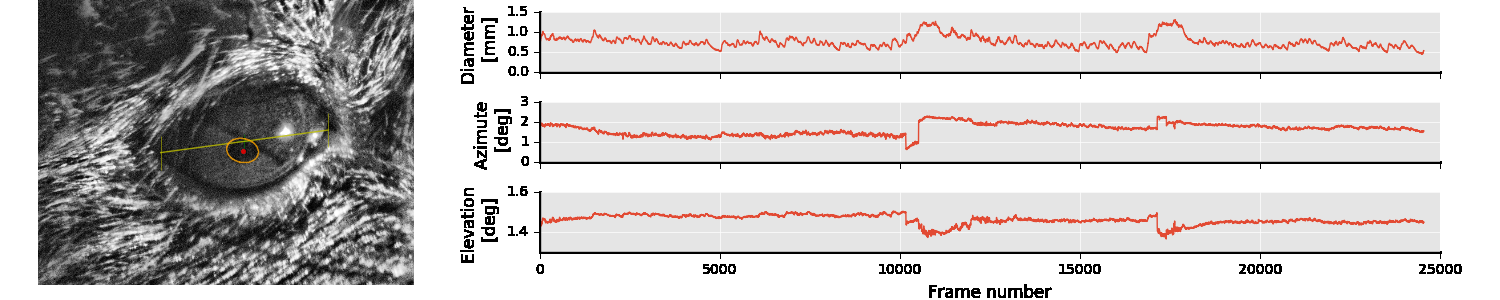
#> input picture images/mptrackerExample.png, 1500 x 300 px
$ python -i tracker.py   (imports and definitions only)   (older library calls are emulated)
#> lines starting #> are read from the running program, lines starting #| are printed output that depends on the picture; after the words box and inside, x2 and y2 are one past the last pixel; in counts of white or black regions, pixels touching at a corner belong together
### mptracker/utils.py
#! /usr/bin python
# Utilities for mptracker.
# Some of these are adapted from the Cox Lab EyeTracker.
# (https://github.com/coxlab/eyetracker)
# November 2016 - Joao Couto
from decord import VideoReader
import sys
import os
import numpy as np
import scipy.signal as signal
import cv2
from scipy.interpolate import interp1d

# [13 lines left out: functions cart2sph, sph2cart, not called in this run]

def adjust_gamma(image, gamma=1.0):
	# build a lookup table mapping the pixel values [0, 255] to
	# their adjusted gamma values
	invGamma = 1.0 / gamma
	table = np.array([((i / 255.0) ** invGamma) * 255
		for i in np.arange(0, 256)]).astype("uint8")

	# apply gamma correction using the lookup table
	return cv2.LUT(image, table)

# [20 lines left out: function computePupilDiameterFromEllipse, not called in this run]

def computeConversionFactor(ref,estimate = 6.0):
    return float(estimate)/np.sqrt(np.diff([ref[0][0],ref[1][0]])**2. + np.diff([ref[0][1],ref[1][1]])**2.)

# [23 lines left out: function convertPixelToEyeCoords, not called in this run]


def getEllipseMask(shape,ePos,eAxes,eAngles,dtype='uint8'):
    tmp = np.zeros(shape = shape,dtype=dtype)
    return cv2.ellipse(tmp,(int(ePos[0]),int(ePos[1])),(int(eAxes[0]),int(eAxes[1])),
                       eAngles[0],0,360,
                       255,-1)

# [499 lines left out: functions medfilt, find_outliers, interp_nans, sobel3x3, radial_transform, separable_convolution2d and 4 more, not called in this run]

### mptracker/tracker.py
#! /usr/bin/env python
# Mouse pupil tracker, these are the functions that do the weight-lifting.

import numpy as np
import cv2
from .utils import *
import os
mptracker_ellipse_tickness = 1

# [7 lines left out: function ellipseToContour, not called in this run]

def getCenterOfMass(contour):
    # center of mass
    M = cv2.moments(contour)
    return (int(M["m10"] / M["m00"]),int(M["m01"] / M["m00"]))

# [11 lines left out: function cropImageWithCoords, not called in this run]

# because find contours changed between python versions
(cv2major, _, _) = cv2.__version__.split(".")
if int(cv2major)>3:
    def findContours(im,*args):
        return cv2.findContours(im,*args)[0]
else:
    def findContours(im,*args):
        return cv2.findContours(im,*args)[1]

# [25 lines left out: function clampWindow, not called in this run]

def extractPupilShapeAnalysis(img,params,
                              ROIpoints = [],
                              expectedDiam = None,
                              expectedPosition = None,
                              clahe = None,
                              drawProcessedFrame = False,
                              concatenateBinaryImage = False):
    # Contrast and filtering
    x1,y1 = (0,0)
    h,w = img.shape
    roiArea = w*h
    if len(ROIpoints) >= 4:
        img,(x1, y1, w, h) = cropImageWithCoords(ROIpoints,img)
        roiArea = w*h
        if params['crApprox'] is None:
            try:
                mag,imgx,imgy = sobel3x3(cv2.GaussianBlur(img,(21,21),100))
                minV,maxV,minL,maxL = cv2.minMaxLoc(cv2.GaussianBlur(mag,(21,21),100))
                params['crApprox'] = [maxL[0]+x1,maxL[1]+y1]
            except Exception as e:
                 print(e)
    # The corneal reflection window. crApprox is in full frame coordinates and
    # survives both ROI edits and frame changes, so it can sit near - or past -
    # the edge of the current crop; clamp the window instead of slicing blind.
    hasCR = not params['crApprox'] is None
    if hasCR:
        crA,crB =[int(w*params['crFrac']),int(h*params['crFrac'])]
        crx = clampWindow(params['crApprox'][0] - x1, crA, img.shape[1])
        cry = clampWindow(params['crApprox'][1] - y1, crB, img.shape[0])
        hasCR = crx[1] > crx[0] and cry[1] > cry[0]
    if hasCR:
        crtmp = img[cry[0]:cry[1],crx[0]:crx[1]].copy()
        crtmp = cv2.GaussianBlur(crtmp, (21, 21), 2)
        minV,maxV,minL,maxL = cv2.minMaxLoc(crtmp)
        # Testing the averaging
        maxL = (maxL[0] + crx[0], maxL[1] + cry[0])
    else:
        maxL = (0,0)
    params['imagecropidx'] = (x1, y1, w, h)
    outimg = img.copy()
    outimg = cv2.cvtColor(outimg,cv2.COLOR_GRAY2RGB)
    img = adjust_gamma(img,params['gamma'])
    # Blurring
    imfilter = params['filterType']
    if imfilter == 'gaussian':
        img = cv2.GaussianBlur(img,
                               (params['filterSize'],
                                params['filterSize']),0)
    elif imfilter == 'median':
        img = cv2.medianBlur(img,
                             params['filterSize'])
    # Contrast equalization
    img = clahe.apply(img)
    # Morphological operations (Open)
    if params['open_kernelSize'] > 0:
        kernel = cv2.getStructuringElement(cv2.MORPH_ELLIPSE,
                                           (params['open_kernelSize'],
                                            params['open_kernelSize']))
        img = cv2.morphologyEx(img, cv2.MORPH_OPEN, kernel)
    # Morphological operations (Close)
    if params['close_kernelSize'] > 0:
        kernel = cv2.getStructuringElement(cv2.MORPH_ELLIPSE,
                                           (params['close_kernelSize'],
                                            params['close_kernelSize']))
        img = cv2.morphologyEx(img, cv2.MORPH_CLOSE, kernel)
    # Threshold image
    if params['invertThreshold']:
        if hasCR and maxV > 0:
            # Same window as crtmp above, so the shapes always match.
            tmp = img[cry[0]:cry[1],crx[0]:crx[1]]
            img[cry[0]:cry[1],crx[0]:crx[1]] = (tmp.astype(
                    np.float32) * (1. - crtmp/float(maxV))).astype(img.dtype)
        ret,thresh = cv2.threshold(img,params['threshold'],255,0)
        thresh = cv2.bitwise_not(thresh)
    else:
        ret,thresh = cv2.threshold(img,params['threshold'],255,0)
    # Find the contours
    contours = findContours(thresh.copy(),cv2.RETR_LIST,
                       cv2.CHAIN_APPROX_SIMPLE)
    #img = cv2.drawContours(img,
    #                       contours, -1, (20, 0, 250),1)
    # For displaying the corneal reflection
    if drawProcessedFrame:
        outimg = cv2.cvtColor(img,cv2.COLOR_GRAY2RGB)
    if hasCR:
        outimg = cv2.circle(outimg, maxL, 2, (0,0,255), 1)
    # Shape analysis (get the area of each contour)

    area = np.array([cv2.contourArea(c.astype(np.float32)) for c in contours],
                    dtype = np.float32)
    # Discard very large and very small areas.
    minArea = params['minPupilArea']*roiArea
    maxArea = roiArea*params['maxPupilArea']
    circleIdx = np.where((area > minArea) & (area < maxArea))[0]

    font = cv2.FONT_HERSHEY_SIMPLEX
    # [8 lines of commented-out code are left out]
    score = np.ones_like(circleIdx,dtype=np.float64)
    dist = np.ones_like(circleIdx,dtype=np.float64)
    # Try to fit the contours
    mask = np.zeros(thresh.shape,np.uint8)
    tmpe = np.zeros_like(outimg[:,:,0])
    d1,d2 = img.shape
    if not 'pupilApprox' in params.keys() or params['pupilApprox'] is None:
        params['pupilApprox'] = (d2/2+x1,d1/2 + y1)

    for e,i in enumerate(circleIdx):
        cX,cY = getCenterOfMass(contours[i])
        #outimg = cv2.putText(outimg,'{0},{1}'.format(params['pupilApprox'][0] - x1,params['pupilApprox'][1] - y1),
        #                     (int(params['pupilApprox'][0])- x1,int(params['pupilApprox'][1])-y1), font, 0.5,(0,255,255),1,cv2.LINE_AA)
        dist[e] = np.sqrt((cX - (params['pupilApprox'][0] - x1))**2 + (cY - (params['pupilApprox'][1] - y1))**2)
        pts = contours[i][:,0,:]
        # [4 lines of commented-out code are left out]
        if len(pts) > 6:
            ellipse = cv2.fitEllipse(pts)
            tmpe[:] = 0
            cv2.ellipse(tmpe,ellipse,255,-1)
            econt = findContours(tmpe,cv2.RETR_LIST,cv2.CHAIN_APPROX_SIMPLE)
            # Remove candidates that are close to the corneal reflection center
            #if np.sqrt((maxL[0] - cX)**2 + (maxL[1] - cY)**2) < h*0.03:
            #    dist = 1000
            # Choose only dark contours?
            # mean_val = cv2.mean(thresh,mask = mask)[0]
            # if mean_val < 128:
            #     dist[e] = 5000

            # Make it easier to be the pupil if close to the expected location
            # This was buggy and was removed
            if drawProcessedFrame:
                outimg = cv2.drawContours(outimg,
                                          [contours[i]], -1, (70, 0, 150),1)

        else:
            econt = []
        if len(econt):
            # score is the sum of these three factors
            score[e] = cv2.matchShapes(contours[i],econt[0],2,0.0)
            score[e] += (dist[e]**2)
            score[e] += (ellipse[1][1]/ellipse[1][0]) * 100
            #print(e,score[e],dist[e],ellipse[1][1]/ellipse[1][0])
            #print('\n')
            #outimg = cv2.putText(outimg,'{0:4.1f}'.format(score[e]),
            #                     (cX,cY), font, 0.5,(0,50,200),1,cv2.LINE_AA)
        else:
            score[e] = 1000**2
            dist[e] = 1000
        # Text?
    # Get the actual estimate for the contour with best score
    pupil_pos = [np.nan,np.nan]
    (long_axis,short_axis) = [np.nan,np.nan]
    (b,a,phi) = (np.nan,np.nan,np.nan)
    thresh = cv2.cvtColor(thresh,cv2.COLOR_GRAY2RGB)
    score = np.array(score)
    if params['sequentialPupilMode']:
        idx = dist<w*0.1
        score = score[idx]
    # Select the shape with the best score
    if len(score):
        idx = circleIdx[np.argmin(score)]
        # discard outliers (points that are far from the median)
        cX,cY = getCenterOfMass(contours[idx])
        pts = contours[idx][:,0,:]
        dist = np.sqrt((pts[:,0] - cX)**2 + (pts[:,1] - cY)**2)
        mm,ss = (np.median(dist),np.std(dist))
        ptsIdx = (dist<mm+ss*1.) & (dist>mm-ss*1.)
        pts = pts[ptsIdx,:]
        # Estimate pupil diam and position
        if len(pts) > 6:
            ellipse = cv2.fitEllipse(pts)
        else:
            print('Too few points to fit ellipse after removing outliers.')
            ellipse = [[0,0],[0,0]]
        # is it a circle-ish thing?
        if not ellipse[1][0] == 0 and (ellipse[1][1]/ellipse[1][0]) < params['roundIndex']:
            outimg = cv2.drawContours(outimg,
                                        [contours[idx]], -1, (100, 225, 100),1)
            cv2.ellipse(outimg,ellipse,(50,150,250),
                        mptracker_ellipse_tickness,cv2.LINE_AA)
            # Absolute positions
            pupil_pos = np.array([ellipse[0][0],ellipse[0][1]])
            short_axis = ellipse[1][0]
            long_axis = ellipse[1][1]
            phi = ellipse[2]
            pupil_pos[0] += x1
            pupil_pos[1] += y1

    if concatenateBinaryImage and drawProcessedFrame:
        outimg = np.concatenate((outimg,thresh),axis=0)
    return (outimg,(maxL[0] + x1,
                    maxL[1] + y1),pupil_pos,
            (short_axis/2.,long_axis/2.),
            (short_axis,long_axis,phi))

class MPTracker(object):
    defaults = {
        'contrast_clipLimit':10,
        'contrast_gridSize':5,
        'contrast_roi': True,
        'filterType':'median',
        'filterSize':3,
        'open_kernelSize':0,
        'close_kernelSize':2,
        'threshold':40,
        'minPupilArea': 0.005,
        'maxPupilArea': 0.7,
        'gamma': 1.0,
        'roundIndex': 1.5,
        'crApprox':None,
        'crFrac':0.1,
        'sequentialCrMode':False,
        'sequentialPupilMode':False,
        'points':[],
        'invertThreshold':False,
        'eye_radius_mm':1.8, #this was set to 3*0.8 in the matlab version
        'number_frames':0,
    }
    def __init__(self,parameters = None, drawProcessedFrame=False):
        if parameters is None:
            self.parameters = self.defaults.copy()
        else:
            self.parameters = parameters
        for k in self.defaults.keys():
            if not k in self.parameters.keys():
                self.parameters[k] = self.defaults[k]
        #print(self.parameters)
        self.drawProcessedFrame = drawProcessedFrame
        self.set_clhe()
        self.ROIpoints = []
        if 'points' in self.parameters.keys():
            self.setROI(self.parameters['points'])
        self.concatenateBinaryImage=False
    def setROI(self, points):
        self.ROIpoints = points
    def set_clhe(self):
        if (self.parameters['contrast_gridSize']>1):
            self.clahe = cv2.createCLAHE(
                clipLimit=self.parameters['contrast_clipLimit'],
                tileGridSize=(self.parameters['contrast_gridSize'],
                              self.parameters['contrast_gridSize']))
        else:
            class equalizeHist(object):
                def __init__(self,par):
                    self.parameters = par
                    self.gamma = self.parameters['contrast_clipLimit']
                # [5 lines left out: function apply, not called in this run]
            self.clahe = equalizeHist(self.parameters)

    def apply(self,img):
        res = extractPupilShapeAnalysis(img,
                                        ROIpoints = self.ROIpoints,
                                        params = self.parameters,
                                        clahe = self.clahe,
                                        concatenateBinaryImage = self.concatenateBinaryImage,
                                        drawProcessedFrame=self.drawProcessedFrame)
        if self.parameters['sequentialCrMode']:
            self.parameters['crApprox'] = res[1]
        if self.parameters['sequentialPupilMode']:
            if not np.isnan(res[2][0]):
                self.parameters['pupilApprox'] = res[2]
        self.img = res[0]
        return res[1:]

    def getAugmented(self,img,equalize = False):
        (_,pos,M,angles) = self.apply(img)

        # Draw the pupil on the image.
        pupil_img = (getEllipseMask(img.shape,pos,M,angles) * 0.5).astype(np.uint8)
        tt = (img*0.5).astype(np.uint8)
        tdat = np.stack([tt,tt+pupil_img,tt]).transpose(1,2,0)
        if equalize:
            clahe = cv2.createCLAHE(clipLimit=20.0, tileGridSize=(11,11))
            for i in range(3):
                tdat[:,:,i] = cv2.equalizeHist(tdat[:,:,i])
        return tdat


'''    def applyStarburst(self,img):
        img = self.clahe.apply(img.astype('uint8'))
        if len(self.ROIpoints) >= 4:
             pts = np.array(self.ROIpoints).reshape((-1,1,2))
             rect = cv2.boundingRect(pts)
             (x1, y1, w, h) = rect
             x2 = x1 + w
             y2 = y1 + h
             img = img[y1:y2,x1:x2]
        img = cv2.GaussianBlur(img,
                               (self.parameters['gaussian_filterSize'],
                                self.parameters['gaussian_filterSize']),0)
        S,(mag,imgx,imgy) = radial_transform(
            img.astype('float32'))
        pupil_guess,cr_guess = find_minmax(S)#np.where(S == np.min(S))
        (cr_position,
         cr_radius,
         cr_err),(pupil_position,
                  pupil_radius,
                  pupil_err),pupil_ellipse_par = pupil_estimate(mag, cr_guess, pupil_guess)
        (b,a,phi) = pupil_ellipse_par
        s1 = ellipseToContour(pupil_pos,a,b,phi,R=self.R)
        if self.draw:
            img = cv2.cvtColor(img,cv2.COLOR_GRAY2RGB)
            img = cv2.drawContours(img,
                                   [s1], -1, (0, 255, 255),2)
        return img,cr_position,pupil_position[::-1],max(pupil_radius),pupil_ellipse_par
'''

>>> import cv2
>>> picture = cv2.imread('../images/mptrackerExample.png', cv2.IMREAD_GRAYSCALE)
>>> result = MPTracker().getAugmented(picture)
#> in extractPupilShapeAnalysis, `img = cv2.morphologyEx(img, cv2.MORPH_CLOSE, kernel)`:
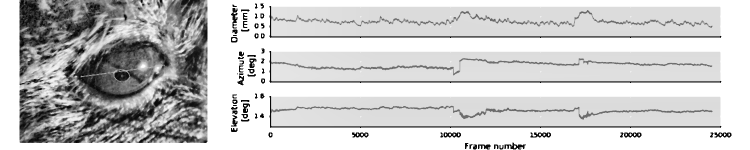
#> img: shape (300, 1500) (shown at 1/2 size); min 1, max 255, mean 201.9
#> in extractPupilShapeAnalysis, `ret,thresh = cv2.threshold(img,params['threshold'],255,0)`:
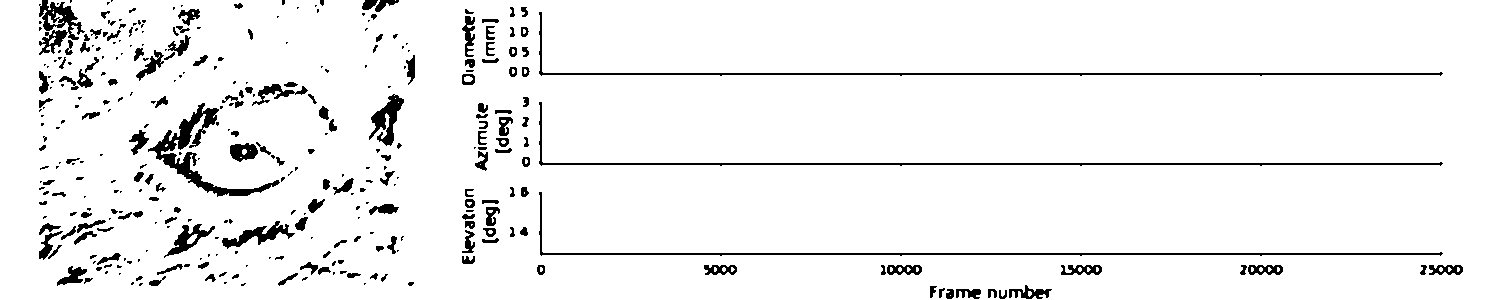
#> thresh: shape (300, 1500); 94.5% white; 339 black regions (169 under 20 px)
#> in extractPupilShapeAnalysis, `ret,thresh = cv2.threshold(img,params['threshold'],255,0)`: ret = 40
#> in extractPupilShapeAnalysis, `contours = findContours(thresh.copy(),cv2.RETR_LIST, cv2.CHAIN_APPROX_..`: contours = 401 contours, 203 with area under 20; largest, box (x1, y1, x2, y2) and area: (0, 0, 1500, 300) 446932, (538, 101, 1444, 167) 2918, (538, 11, 1444, 77) 2918, (538, 191, 1444, 257) 2911, (147, 102, 281, 198) 2584
#> in extractPupilShapeAnalysis, `area = np.array([cv2.contourArea(c.astype(np.float32)) for c in contou..`: area = 401 values, max 446931.5 at index 400, min 0 at index 0, mean 1195.5
#> in extractPupilShapeAnalysis, `circleIdx = np.where((area > minArea) & (area < maxArea))[0]`: circleIdx = [148, 244, 245, 380]
#> the loop in extractPupilShapeAnalysis, `for e,i in enumerate(circleIdx):` made 4 passes
#> (i, cX, cY, ellipse) on passes 1 to 4: (148, 961, 251, ((438.7, 265.8), (108.1, 224.6), 0)), (244, 196, 153, ((231.7, 151.6), (82.82, 127.7), 94.34)), (245, 960, 161, ((474.2, 173.9), (121.2, 172.2), 0)), (380, 960, 71, ((474.2, 83.9), (121.2, 172.2), 0))
#> after the loop in extractPupilShapeAnalysis, `for e,i in enumerate(circleIdx):`:
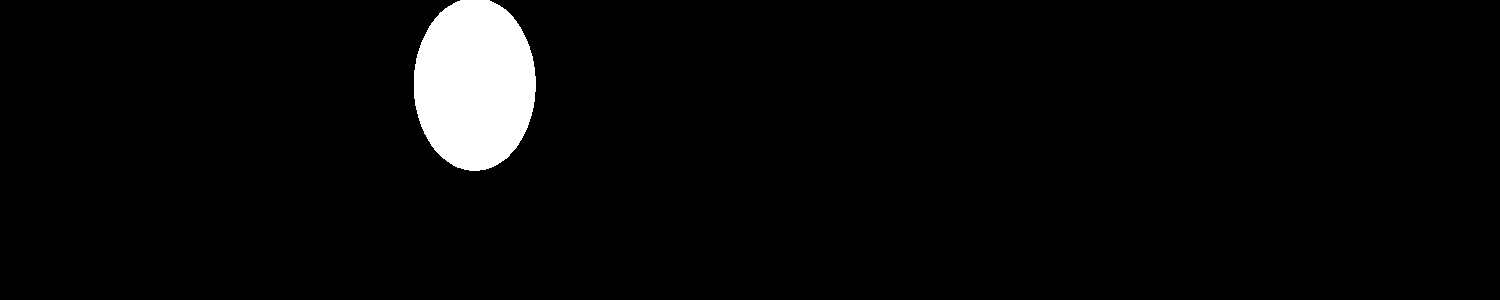
#> tmpe: shape (300, 1500); 3.7% white; 1 white region, box (x1, y1, x2, y2) and area: (414, 0, 536, 171) 16546
#> after the loop in extractPupilShapeAnalysis, `for e,i in enumerate(circleIdx):`: dist = [233.9, 554, 210.3, 224.4]; score = [54942.3, 307080.7, 44370.6, 50490.6]
#> in extractPupilShapeAnalysis, `idx = circleIdx[np.argmin(score)]`: idx = 245
#> in extractPupilShapeAnalysis, `cX,cY = getCenterOfMass(contours[idx])`: cY = 161
#> in extractPupilShapeAnalysis, `pts = contours[idx][:,0,:]`: pts = 43 pairs, first value 538 to 1443, second value 101 to 166
#> in extractPupilShapeAnalysis, `dist = np.sqrt((pts[:,0] - cX)**2 + (pts[:,1] - cY)**2)`: dist = 43 values, max 483 at index 9, min 58.14 at index 20, mean 340.2
#> in extractPupilShapeAnalysis, `mm,ss = (np.median(dist),np.std(dist))`: mm = 421.3; ss = 137.5
#> in extractPupilShapeAnalysis, `pts = pts[ptsIdx,:]`: pts = 31 pairs, first value 538 to 1443, second value 101 to 166
#> in extractPupilShapeAnalysis, `ellipse = cv2.fitEllipse(pts)`: ellipse = ((504.1, 184.7), (155.9, 205.7), 126.1)
#> in extractPupilShapeAnalysis, `cv2.ellipse(outimg,ellipse,(50,150,250), mptracker_ellipse_tickness,cv..`:
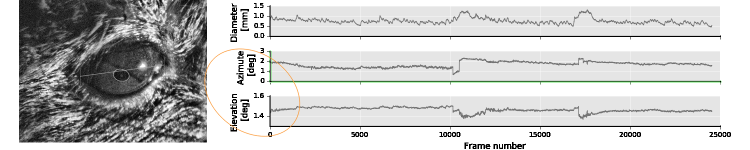
#> outimg: shape (300, 1500, 3) (shown at 1/2 size); mean B, G, R 198.7, 199.4, 199
#> in extractPupilShapeAnalysis, `pupil_pos = np.array([ellipse[0][0],ellipse[0][1]])`: pupil_pos = [504.1, 184.7]
#> in extractPupilShapeAnalysis, `short_axis = ellipse[1][0]`: short_axis = 155.9
#> in extractPupilShapeAnalysis, `long_axis = ellipse[1][1]`: long_axis = 205.7
#> in extractPupilShapeAnalysis, `phi = ellipse[2]`: phi = 126.1
#> in apply, `res = extractPupilShapeAnalysis(img, ROIpoints = self.ROIpoints, param..`: res = 5 items
#> in getAugmented, `(_,pos,M,angles) = self.apply(img)`: pos = [504.1, 184.7]; M = (77.93, 102.9); angles = (155.9, 205.7, 126.1)
#> in getEllipseMask, `return cv2.ellipse(tmp,(int(ePos[0]),int(ePos[1])),(int(eAxes[0]),int(..`:
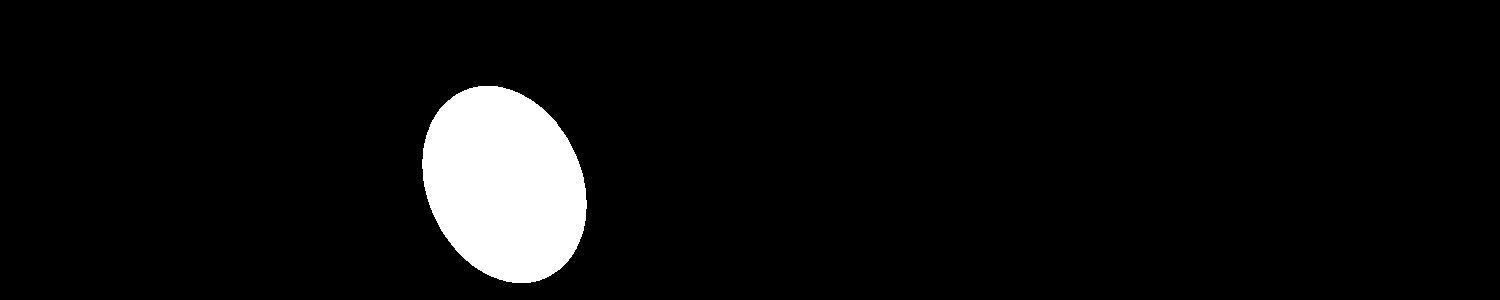
#> returned value: shape (300, 1500); 5.5% white; 1 white region, box (x1, y1, x2, y2) and area: (422, 86, 587, 283) 24876
#> in getAugmented, `tt = (img*0.5).astype(np.uint8)`:
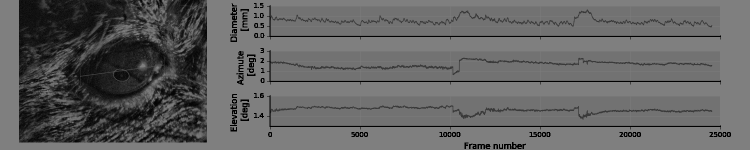
#> tt: shape (300, 1500) (shown at 1/2 size); min 0, max 127, mean 99.1
#> in getAugmented, `tdat = np.stack([tt,tt+pupil_img,tt]).transpose(1,2,0)`:
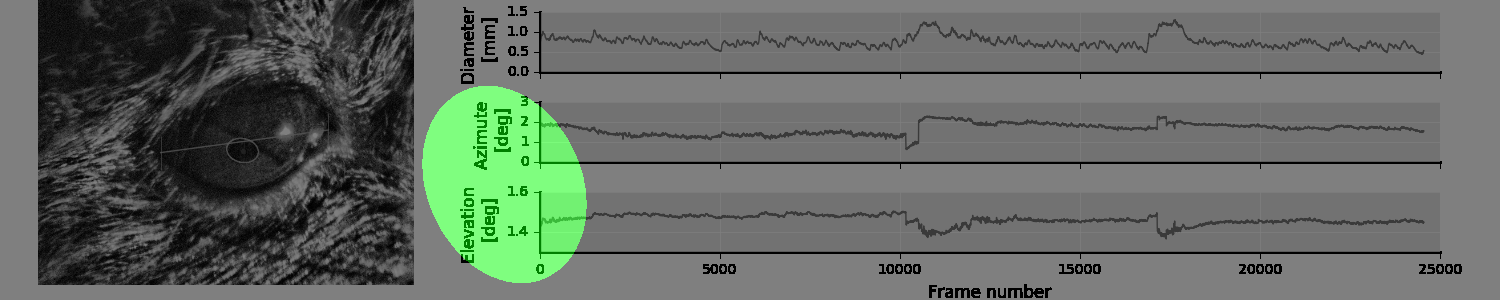
#> tdat: shape (300, 1500, 3); mean of channels 0, 1, 2 99.1, 106.2, 99.1; drawn as B, G, R
